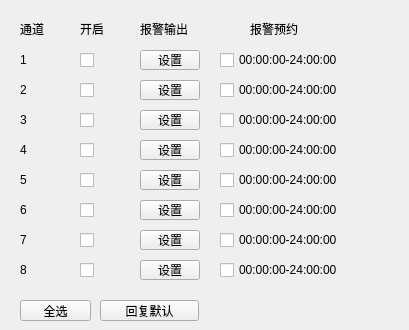
     <widget class="QWidget" name="page_warn_videoLost">
      <widget class="QPushButton" name="pushButton_videoLost_selectAll">
       <property name="geometry">
        <rect>
         <x>20</x>
         <y>300</y>
         <width>71</width>
         <height>21</height>
        </rect>
       </property>
       <property name="text">
        <string>全选</string>
       </property>
      </widget>
      <widget class="QLabel" name="label_videoLost_channelId">
       <property name="geometry">
        <rect>
         <x>20</x>
         <y>20</y>
         <width>31</width>
         <height>17</height>
        </rect>
       </property>
       <property name="text">
        <string>通道</string>
       </property>
      </widget>
      <widget class="QPushButton" name="pushButton_videoLost_default">
       <property name="geometry">
        <rect>
         <x>100</x>
         <y>300</y>
         <width>99</width>
         <height>21</height>
        </rect>
       </property>
       <property name="text">
        <string>回复默认</string>
       </property>
      </widget>
      <widget class="QLabel" name="label_videoLost_warnOrder">
       <property name="geometry">
        <rect>
         <x>250</x>
         <y>20</y>
         <width>67</width>
         <height>17</height>
        </rect>
       </property>
       <property name="text">
        <string>报警预约</string>
       </property>
      </widget>
      <widget class="QLabel" name="label_videoLost_open">
       <property name="geometry">
        <rect>
         <x>80</x>
         <y>20</y>
         <width>41</width>
         <height>17</height>
        </rect>
       </property>
       <property name="text">
        <string>开启</string>
       </property>
      </widget>
      <widget class="QLabel" name="label_videoLost_warnOut">
       <property name="geometry">
        <rect>
         <x>140</x>
         <y>20</y>
         <width>67</width>
         <height>17</height>
        </rect>
       </property>
       <property name="text">
        <string>报警输出</string>
       </property>
      </widget>
      <widget class="QLabel" name="label_videoLost_channel_1">
       <property name="geometry">
        <rect>
         <x>20</x>
         <y>50</y>
         <width>30</width>
         <height>20</height>
        </rect>
       </property>
       <property name="text">
        <string>1</string>
       </property>
      </widget>
      <widget class="QPushButton" name="pushButton_videoLost_warnOut_1">
       <property name="geometry">
        <rect>
         <x>140</x>
         <y>50</y>
         <width>60</width>
         <height>20</height>
        </rect>
       </property>
       <property name="text">
        <string>设置</string>
       </property>
      </widget>
      <widget class="QCheckBox" name="checkBox_videoLost_open_1">
       <property name="geometry">
        <rect>
         <x>80</x>
         <y>50</y>
         <width>30</width>
         <height>20</height>
        </rect>
       </property>
       <property name="text">
        <string/>
       </property>
      </widget>
      <widget class="QCheckBox" name="checkBox_videoLost_warnOrder_1">
       <property name="geometry">
        <rect>
         <x>220</x>
         <y>50</y>
         <width>180</width>
         <height>20</height>
        </rect>
       </property>
       <property name="text">
        <string>00:00:00-24:00:00</string>
       </property>
      </widget>
      <widget class="QPushButton" name="pushButton_videoLost_warnOut_2">
       <property name="geometry">
        <rect>
         <x>140</x>
         <y>80</y>
         <width>60</width>
         <height>20</height>
        </rect>
       </property>
       <property name="text">
        <string>设置</string>
       </property>
      </widget>
      <widget class="QCheckBox" name="checkBox_videoLost_open_2">
       <property name="geometry">
        <rect>
         <x>80</x>
         <y>80</y>
         <width>30</width>
         <height>20</height>
        </rect>
       </property>
       <property name="text">
        <string/>
       </property>
      </widget>
      <widget class="QCheckBox" name="checkBox_videoLost_warnOrder_2">
       <property name="geometry">
        <rect>
         <x>220</x>
         <y>80</y>
         <width>180</width>
         <height>20</height>
        </rect>
       </property>
       <property name="text">
        <string>00:00:00-24:00:00</string>
       </property>
      </widget>
      <widget class="QLabel" name="label_videoLost_channel_2">
       <property name="geometry">
        <rect>
         <x>20</x>
         <y>80</y>
         <width>30</width>
         <height>20</height>
        </rect>
       </property>
       <property name="text">
        <string>2</string>
       </property>
      </widget>
      <widget class="QPushButton" name="pushButton_videoLost_warnOut_3">
       <property name="geometry">
        <rect>
         <x>140</x>
         <y>110</y>
         <width>60</width>
         <height>20</height>
        </rect>
       </property>
       <property name="text">
        <string>设置</string>
       </property>
      </widget>
      <widget class="QLabel" name="label_videoLost_channel_3">
       <property name="geometry">
        <rect>
         <x>20</x>
         <y>140</y>
         <width>30</width>
         <height>20</height>
        </rect>
       </property>
       <property name="text">
        <string>4</string>
       </property>
      </widget>
      <widget class="QPushButton" name="pushButton_videoLost_warnOut_4">
       <property name="geometry">
        <rect>
         <x>140</x>
         <y>140</y>
         <width>60</width>
         <height>20</height>
        </rect>
       </property>
       <property name="text">
        <string>设置</string>
       </property>
      </widget>
      <widget class="QCheckBox" name="checkBox_videoLost_warnOrder_4">
       <property name="geometry">
        <rect>
         <x>220</x>
         <y>140</y>
         <width>180</width>
         <height>20</height>
        </rect>
       </property>
       <property name="text">
        <string>00:00:00-24:00:00</string>
       </property>
      </widget>
      <widget class="QCheckBox" name="checkBox_videoLost_open_4">
       <property name="geometry">
        <rect>
         <x>80</x>
         <y>140</y>
         <width>30</width>
         <height>20</height>
        </rect>
       </property>
       <property name="text">
        <string/>
       </property>
      </widget>
      <widget class="QCheckBox" name="checkBox_videoLost_open_3">
       <property name="geometry">
        <rect>
         <x>80</x>
         <y>110</y>
         <width>30</width>
         <height>20</height>
        </rect>
       </property>
       <property name="text">
        <string/>
       </property>
      </widget>
      <widget class="QCheckBox" name="checkBox_videoLost_warnOrder_3">
       <property name="geometry">
        <rect>
         <x>220</x>
         <y>110</y>
         <width>180</width>
         <height>20</height>
        </rect>
       </property>
       <property name="text">
        <string>00:00:00-24:00:00</string>
       </property>
      </widget>
      <widget class="QLabel" name="label_videoLost_channel_4">
       <property name="geometry">
        <rect>
         <x>20</x>
         <y>110</y>
         <width>30</width>
         <height>20</height>
        </rect>
       </property>
       <property name="text">
        <string>3</string>
       </property>
      </widget>
      <widget class="QPushButton" name="pushButton_videoLost_warnOut_5">
       <property name="geometry">
        <rect>
         <x>140</x>
         <y>170</y>
         <width>60</width>
         <height>20</height>
        </rect>
       </property>
       <property name="text">
        <string>设置</string>
       </property>
      </widget>
      <widget class="QLabel" name="label_videoLost_channel_5">
       <property name="geometry">
        <rect>
         <x>20</x>
         <y>200</y>
         <width>30</width>
         <height>20</height>
        </rect>
       </property>
       <property name="text">
        <string>6</string>
       </property>
      </widget>
      <widget class="QPushButton" name="pushButton_videoLost_warnOut_6">
       <property name="geometry">
        <rect>
         <x>140</x>
         <y>200</y>
         <width>60</width>
         <height>20</height>
        </rect>
       </property>
       <property name="text">
        <string>设置</string>
       </property>
      </widget>
      <widget class="QCheckBox" name="checkBox_videoLost_warnOrder_6">
       <property name="geometry">
        <rect>
         <x>220</x>
         <y>200</y>
         <width>180</width>
         <height>20</height>
        </rect>
       </property>
       <property name="text">
        <string>00:00:00-24:00:00</string>
       </property>
      </widget>
      <widget class="QCheckBox" name="checkBox_videoLost_open_6">
       <property name="geometry">
        <rect>
         <x>80</x>
         <y>200</y>
         <width>30</width>
         <height>20</height>
        </rect>
       </property>
       <property name="text">
        <string/>
       </property>
      </widget>
      <widget class="QCheckBox" name="checkBox_videoLost_open_5">
       <property name="geometry">
        <rect>
         <x>80</x>
         <y>170</y>
         <width>30</width>
         <height>20</height>
        </rect>
       </property>
       <property name="text">
        <string/>
       </property>
      </widget>
      <widget class="QCheckBox" name="checkBox_videoLost_warnOrder_5">
       <property name="geometry">
        <rect>
         <x>220</x>
         <y>170</y>
         <width>180</width>
         <height>20</height>
        </rect>
       </property>
       <property name="text">
        <string>00:00:00-24:00:00</string>
       </property>
      </widget>
      <widget class="QLabel" name="label_videoLost_channel_6">
       <property name="geometry">
        <rect>
         <x>20</x>
         <y>170</y>
         <width>30</width>
         <height>20</height>
        </rect>
       </property>
       <property name="text">
        <string>5</string>
       </property>
      </widget>
      <widget class="QPushButton" name="pushButton_videoLost_warnOut_7">
       <property name="geometry">
        <rect>
         <x>140</x>
         <y>230</y>
         <width>60</width>
         <height>20</height>
        </rect>
       </property>
       <property name="text">
        <string>设置</string>
       </property>
      </widget>
      <widget class="QLabel" name="label_videoLost_channel_7">
       <property name="geometry">
        <rect>
         <x>20</x>
         <y>260</y>
         <width>30</width>
         <height>20</height>
        </rect>
       </property>
       <property name="text">
        <string>8</string>
       </property>
      </widget>
      <widget class="QPushButton" name="pushButton_videoLost_warnOut_8">
       <property name="geometry">
        <rect>
         <x>140</x>
         <y>260</y>
         <width>60</width>
         <height>20</height>
        </rect>
       </property>
       <property name="text">
        <string>设置</string>
       </property>
      </widget>
      <widget class="QCheckBox" name="checkBox_videoLost_warnOrder_8">
       <property name="geometry">
        <rect>
         <x>220</x>
         <y>260</y>
         <width>180</width>
         <height>20</height>
        </rect>
       </property>
       <property name="text">
        <string>00:00:00-24:00:00</string>
       </property>
      </widget>
      <widget class="QCheckBox" name="checkBox_videoLost_open_8">
       <property name="geometry">
        <rect>
         <x>80</x>
         <y>260</y>
         <width>30</width>
         <height>20</height>
        </rect>
       </property>
       <property name="text">
        <string/>
       </property>
      </widget>
      <widget class="QCheckBox" name="checkBox_videoLost_open_7">
       <property name="geometry">
        <rect>
         <x>80</x>
         <y>230</y>
         <width>30</width>
         <height>20</height>
        </rect>
       </property>
       <property name="text">
        <string/>
       </property>
      </widget>
      <widget class="QCheckBox" name="checkBox_videoLost_warnOrder_7">
       <property name="geometry">
        <rect>
         <x>220</x>
         <y>230</y>
         <width>180</width>
         <height>20</height>
        </rect>
       </property>
       <property name="text">
        <string>00:00:00-24:00:00</string>
       </property>
      </widget>
      <widget class="QLabel" name="label_videoLost_channel_8">
       <property name="geometry">
        <rect>
         <x>20</x>
         <y>230</y>
         <width>30</width>
         <height>20</height>
        </rect>
       </property>
       <property name="text">
        <string>7</string>
       </property>
      </widget>
     </widget>
